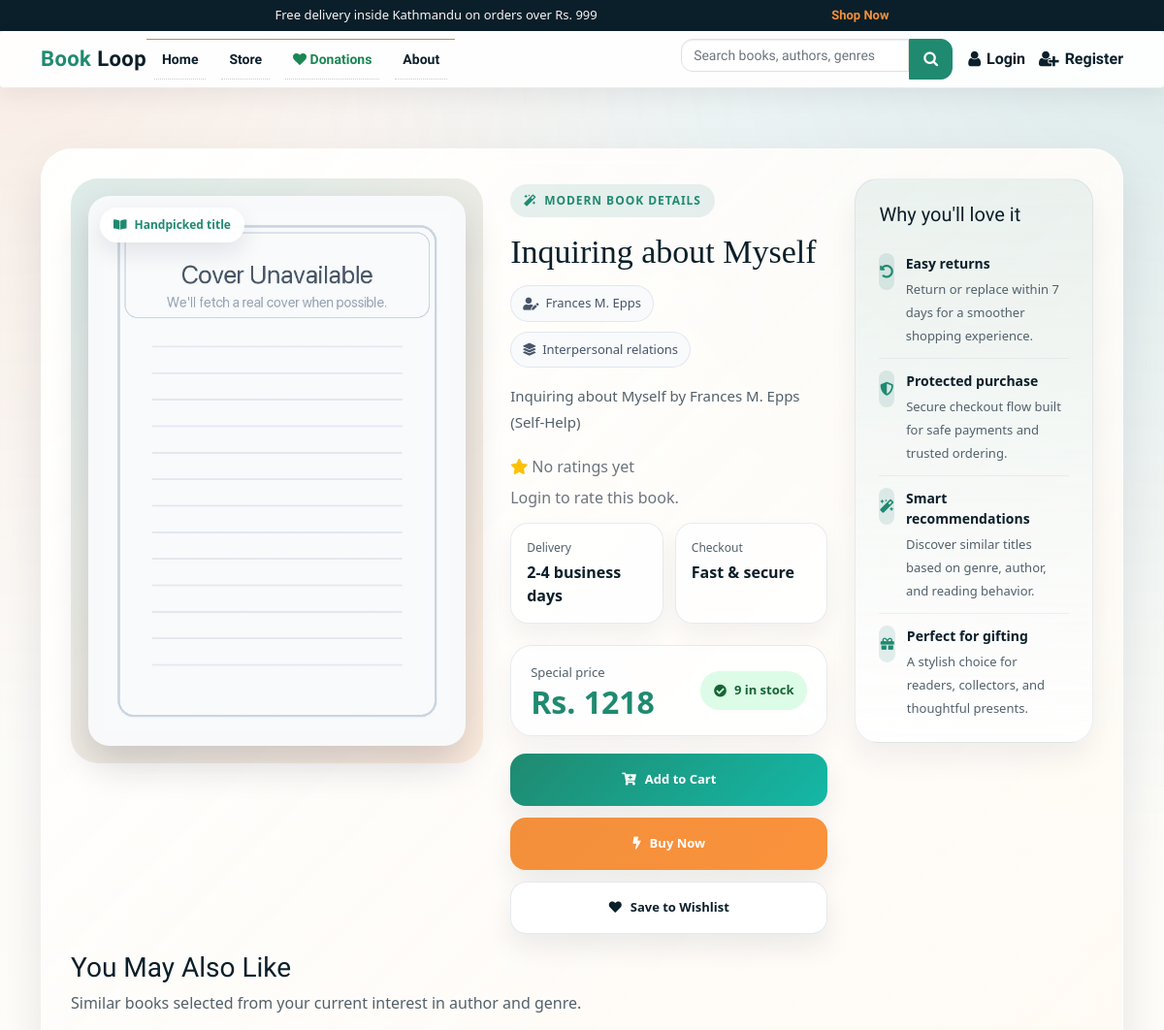
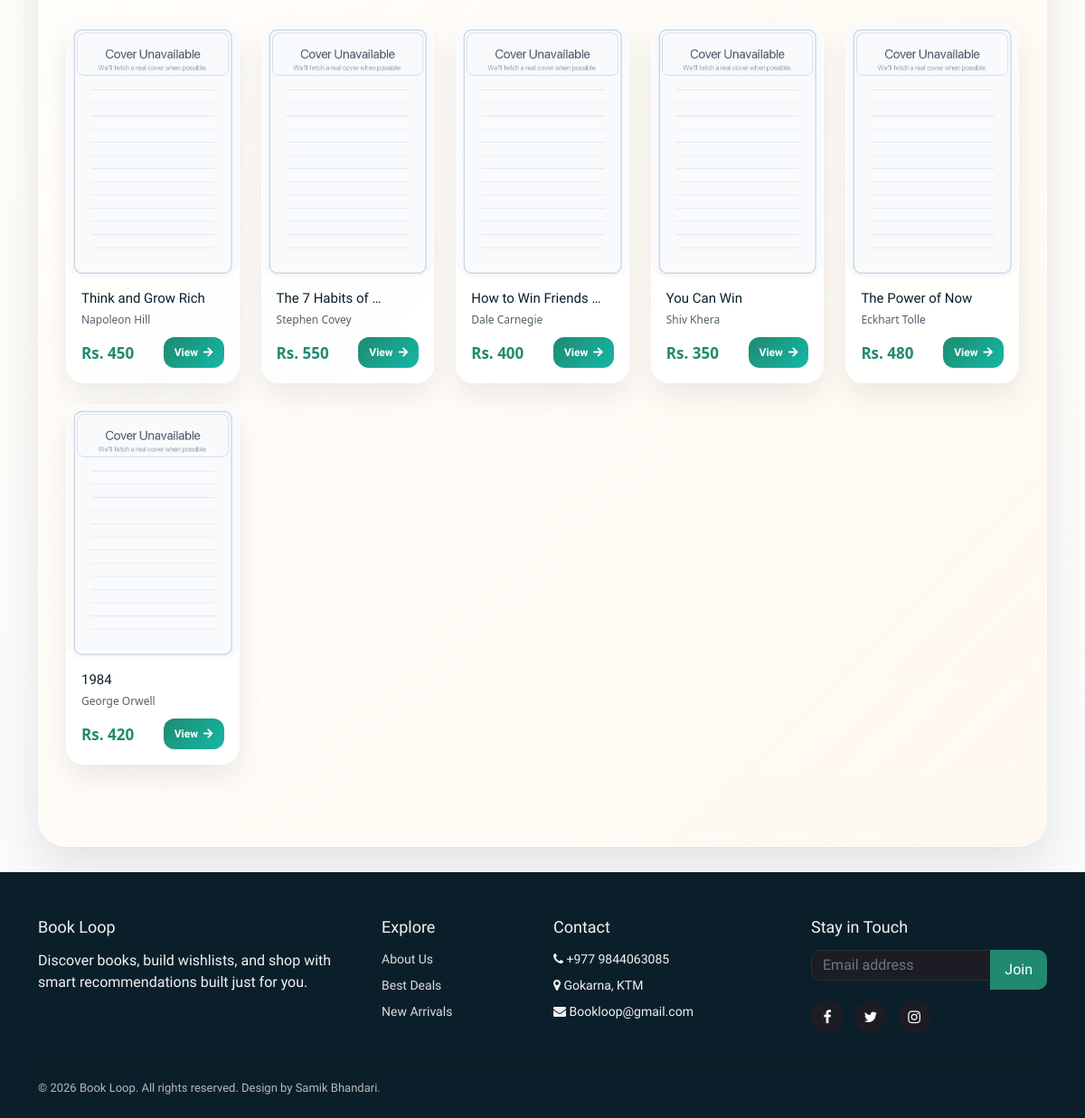
The page /product/130/ on the database its author committed (2 pictures, top to bottom).
### books/models.py (models this page shows, shortened)
class Product(models.Model):
    Book_name = models.CharField(max_length=50)
    Author = models.CharField(max_length=50, default="")
    genre = models.CharField(max_length=300)
    description = models.CharField(max_length=1000, default="")
    price = models.IntegerField(default=0)
    pub_date = models.DateField(default=timezone.now)
    quantity = models.PositiveBigIntegerField(default=1)
    seller = models.ForeignKey(
        settings.AUTH_USER_MODEL,
        on_delete=models.SET_NULL,
        null=True,
        blank=True,
        related_name="products",
    )
    listing_type = models.CharField(
        max_length=10,
        choices=LISTING_CHOICES,
        default="sell",
    )
    listing_status = models.CharField(
        max_length=20,
        choices=LISTING_STATUS,
        default="approved",
    )
    swap_preference = models.CharField(
        max_length=255,
        blank=True,
        null=True,
        help_text="Title or genre of the book you want in exchange.",
    )
    condition = models.CharField(
        max_length=50,
        blank=True,
        null=True,
        help_text=(
            "Physical condition of the book for swapping "
            "(e.g. New, Like New, Good, Heavily Used)."
        ),
    )
    location = models.CharField(
        max_length=255,
        blank=True,
        null=True,
        help_text="City or neighborhood for the swap",
    )
    contact_email = models.EmailField(
        blank=True,
        null=True,
        help_text="Email for other users to contact you for swapping",
    )
    image = CloudinaryField("image", folder="bookloop_covers", null=True, blank=True)
    sequence = models.IntegerField(default=0)
    views = models.PositiveIntegerField(default=0)
    average_rating = models.FloatField(default=0.0)
    rating_count = models.PositiveIntegerField(default=0)
    @property
    def imageURL(self):
        try:
            return self.image.url
        except Exception:
            return ""

### books/views.py (the view, shortened to what this page needs)
# urls.py: path('product/<int:id>/',views.prod_detail,name="product"),
def prod_detail(request, id):
    product = Product.objects.filter(id=id).first()
    if not product:
        messages.error(request, 'That book is not available right now.')
        return redirect('store')
    cartItems = 0
    similar_books = []
    user_rating = None
    similar_books = get_similar_books(product, limit=6)
    return render(request, 'productdetails.html', {
        'data': product,
        'cartItems': cartItems,
        'similar_books': similar_books,
        'user_rating': user_rating,
    })

### transactions/context_processors.py (called while the page is built, shortened)
def cart_item_count(request):
    if not request.user.is_authenticated:
        return {"cart_count": 0, "cartItems": 0}

### templates/productdetails.html (shortened to what this page needs)
{% load static %}
{% include 'components/base/base-top.html' %}
<link href="https://cdn.jsdelivr.net/npm/bootstrap@5.0.0-beta3/dist/css/bootstrap.min.css" rel="stylesheet"
>
<link rel="stylesheet" href="https://use.fontawesome.com/releases/v5.15.3/css/all.css"
>
{% include 'components/header/header.html' %}
{% if data %}
<section class="product-hero">
  <div class="container">
    <div class="product-shell">
      <div class="product-card">
        <div class="row g-4 align-items-start">
          <div class="col-lg-5">
            <div class="product-image-wrap">
              <div class="product-floating-badge">
                <i class="fas fa-book-open"></i>
                Handpicked title
              </div>
              <div class="product-image">
                {% if data.imageURL and "herald" not in data.imageURL|lower and "college" not in data.imageURL|lower %}
                <img src="{{ data.imageURL }}" alt="{{ data.Book_name }}" class="img-fluid shadow-sm bw-main-cover {% if data.listing_type == 'swap' %}bw-main-cover--swap{% endif %}" data-fallback="{% static 'images/default_cover.jpg' %}" onerror="this.onerror=null; this.src=this.dataset.fallback;">
                {% else %}
                <img src="{% static 'images/default_cover.jpg' %}" alt="{{ data.Book_name }}" class="img-fluid shadow-sm bw-main-cover {% if data.listing_type == 'swap' %}bw-main-cover--swap{% endif %}">
                {% endif %}
              </div>
            </div>
          </div>
          <div class="col-lg-4">
            <div class="product-content">
              <div class="product-eyebrow">
                <i class="fas fa-magic"></i>
                Modern book details
              </div>
              <div class="product-title">{{ data.Book_name }}</div>
              <div class="product-meta-row">
                <span class="product-meta-chip"><i class="fas fa-user-edit"></i> {{ data.Author }}</span>
                <span class="product-meta-chip"><i class="fas fa-layer-group"></i> {{ data.genre }}</span>
              </div>
              <p class="product-description">{{ data.description }}</p>
              {% if data.listing_type == 'sell' %}
                <div style="margin: 10px 0 14px;">
                  {% if data.rating_count %}
                    <p class="text-muted" style="margin: 0 0 8px;">
                      <i class="fas fa-star text-warning"></i>
                      {{ data.average_rating|floatformat:1 }} / 5 (Based on {{ data.rating_count }} reviews)
                    </p>
                  {% else %}
                    <p class="text-muted" style="margin: 0 0 8px;">
                      <i class="fas fa-star text-warning"></i>
                      No ratings yet
                    </p>
                  {% endif %}
                  {% if user.is_authenticated %}
                    <form method="POST" action="{% url 'rate_book' data.id %}">
                      {% csrf_token %}
                      <div class="star-rating" aria-label="Rate this book">
                        <input type="radio" id="rating-5" name="score" value="5" {% if user_rating == 5 %}checked{% endif %}>
                        <label for="rating-5" title="5 stars">★</label>
                        <input type="radio" id="rating-4" name="score" value="4" {% if user_rating == 4 %}checked{% endif %}>
                        <label for="rating-4" title="4 stars">★</label>
                        <input type="radio" id="rating-3" name="score" value="3" {% if user_rating == 3 %}checked{% endif %}>
                        <label for="rating-3" title="3 stars">★</label>
                        <input type="radio" id="rating-2" name="score" value="2" {% if user_rating == 2 %}checked{% endif %}>
                        <label for="rating-2" title="2 stars">★</label>
                        <input type="radio" id="rating-1" name="score" value="1" {% if user_rating == 1 %}checked{% endif %}>
                        <label for="rating-1" title="1 star">★</label>
                      </div>
                      <div>
                        <button type="submit" class="btn btn-outline-primary btn-sm" style="margin-top: 10px; border-radius: 14px;">
                          Submit Rating
                        </button>
                      </div>
                    </form>
                  {% else %}
                    <p class="text-muted" style="margin: 0;">Login to rate this book.</p>
                  {% endif %}
                </div>
                <div class="product-highlight-bar">
                  <div class="product-highlight">
                    <small>Delivery</small>
                    <strong>2-4 business days</strong>
                  </div>
                  <div class="product-highlight">
                    <small>Checkout</small>
                    <strong>Fast & secure</strong>
                  </div>
                </div>
                <div class="product-price-panel">
                  <div>
                    <div class="product-price-label">Special price</div>
                    <div class="product-price">Rs. {{ data.price }}</div>
                  </div>
                  {% if data.quantity == 0 %}
                    <span class="product-stock stock-empty">
                      <i class="fas fa-times-circle"></i>
                      Out of stock
                    </span>
                  {% else %}
                    <span class="product-stock stock-available">
                      <i class="fas fa-check-circle"></i>
                      {{ data.quantity }} in stock
                    </span>
                  {% endif %}
                </div>
                <div class="product-actions">
                  <button data-product="{{ data.id }}" data-action="add" class="btn btn-cart update-cart">
                    <i class="fas fa-cart-plus"></i>
                    Add to Cart
                  </button>
                  <button class="btn btn-buy btn-buy-now" type="button" data-product="{{ data.id }}">
                    <i class="fas fa-bolt"></i>
                    Buy Now
                  </button>
                  <button class="btn btn-wish addToWishlist" data-product="{{ data.id }}">
                    <i class="fas fa-heart"></i>
                    Save to Wishlist
                  </button>
                </div>
              {% endif %}
            </div>
          </div>
          <div class="col-lg-3">
            {% if data.listing_type == 'sell' %}
              <div class="product-side">
                <h5>Why you'll love it</h5>
                <div class="side-feature">
                  <i class="fas fa-undo-alt"></i>
                  <div>
                    <strong>Easy returns</strong>
                    <span>Return or replace within 7 days for a smoother shopping experience.</span>
                  </div>
                </div>
                <div class="side-feature">
                  <i class="fas fa-shield-alt"></i>
                  <div>
                    <strong>Protected purchase</strong>
                    <span>Secure checkout flow built for safe payments and trusted ordering.</span>
                  </div>
                </div>
                <div class="side-feature">
                  <i class="fas fa-magic"></i>
                  <div>
                    <strong>Smart recommendations</strong>
                    <span>Discover similar titles based on genre, author, and reading behavior.</span>
                  </div>
                </div>
                <div class="side-feature">
                  <i class="fas fa-gift"></i>
                  <div>
                    <strong>Perfect for gifting</strong>
                    <span>A stylish choice for readers, collectors, and thoughtful presents.</span>
                  </div>
                </div>
              </div>
            {% endif %}
          </div>
        </div>
      </div>
      <section class="similar-section">
        <div class="similar-header">
          <h3>You May Also Like</h3>
          <p>Similar books selected from your current interest in author and genre.</p>
        </div>
        <div class="row row-cols-2 row-cols-md-4 row-cols-lg-5 g-4 justify-content-start similar-grid">
          {% for book in similar_books %}
          <div class="col">
            <div class="similar-card h-100">
              {% if book.image and "herald" not in book.image.url|lower and "college" not in book.image.url|lower %}
                <img class="card-img-top book-cover-img" src="{{ book.image.url }}" alt="{{ book.Book_name }}" data-fallback="{% static 'images/default_cover.jpg' %}" onerror="this.onerror=null; this.src=this.dataset.fallback;" style="width: 100%; height: 280px; object-fit: cover; object-position: center; border-radius: inherit;">
              {% else %}
                <img class="card-img-top book-cover-img" src="{% static 'images/default_cover.jpg' %}" alt="{{ book.Book_name }}" style="width: 100%; height: 280px; object-fit: cover; object-position: center; border-radius: inherit;">
              {% endif %}
              <div class="similar-body">
                <h6>{{ book.Book_name|truncatewords:4 }}</h6>
                <div class="similar-meta">{{ book.Author|truncatewords:2 }}</div>
                <div class="similar-price-row">
                  <div class="similar-price">Rs. {{ book.price }}</div>
                  <div class="similar-actions">
                    <a href="{% url 'product' book.id %}">
                      View
                      <i class="fas fa-arrow-right"></i>
                    </a>
                  </div>
                </div>
              </div>
            </div>
          </div>
          {% empty %}
          <p style="color: var(--bw-muted); margin-top: 14px;">No similar books found.</p>
          {% endfor %}
        </div>
      </section>
    </div>
  </div>
</section>
{% endif %}
{% include 'components/footer/footer.html' %}
{% include 'components/base/base-bottom.html' %}

### static/css/style.css (style rules this page uses)
html, body { font-size: 100%; font-family: 'Open Sans', sans-serif; background:#ffffff; }
p { margin:0; }
h1,h2,h3,h4,h5,h6,a { font-family:'Ubuntu', sans-serif !important; margin:0; }
.book-cover-img { width:100%; aspect-ratio:2 / 3; height:auto; object-fit:cover; object-position:center; border-top-left-radius:inherit; border-top-right-radius:inherit; }

### static/css/main.css (style rules this page uses)
.book-cover-img { display: block; width: 100%; aspect-ratio: 2 / 3; object-fit: contain; background: #f0eee9; }

### templates/components/header/header.html (style rules this page uses)
:root { --bw-ink: #0b1f2a; --bw-muted: #52616b; --bw-accent: #1f8a70; --bw-accent-2: #f28f3b; --bw-surface: #ffffff; }

### templates/components/footer/footer.html (style rules this page uses)
:root { --bw-ink: #0b1f2a; --bw-muted: #52616b; --bw-accent: #1f8a70; --bw-accent-2: #f28f3b; }

### rows shown on the page
Product: Book_name "Inquiring about Myself", Author "Frances M. Epps", genre "Interpersonal relations", description "Inquiring about Myself by Frances M. Epps (Self-Help)", price "1218", quantity "9"
Product: Book_name "Think and Grow Rich", Author "Napoleon Hill", price "450"
Product: Book_name "The 7 Habits of …", Author "Stephen Covey", price "550"
Product: Book_name "How to Win Friends …", Author "Dale Carnegie", price "400"
Product: Book_name "You Can Win", Author "Shiv Khera", price "350"
Product: Book_name "The Power of Now", Author "Eckhart Tolle", price "480"
Product: Book_name "1984", Author "George Orwell", price "420"
